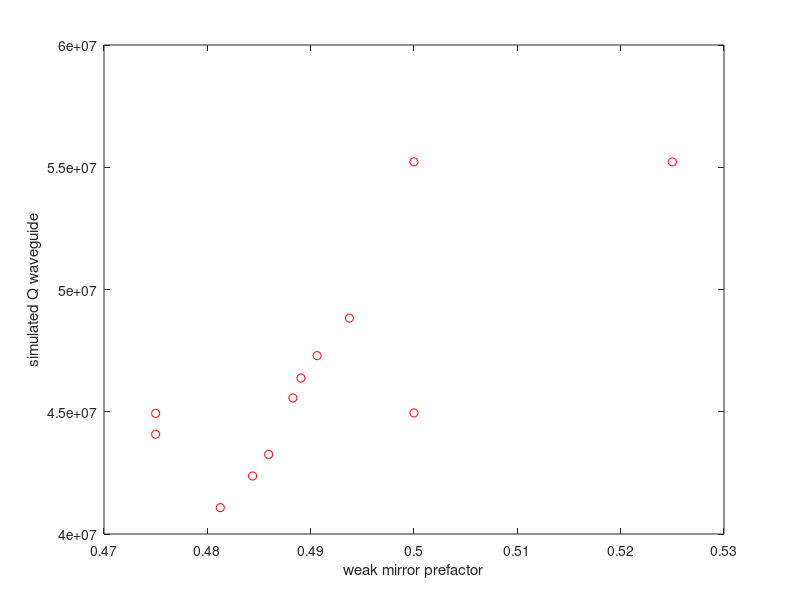
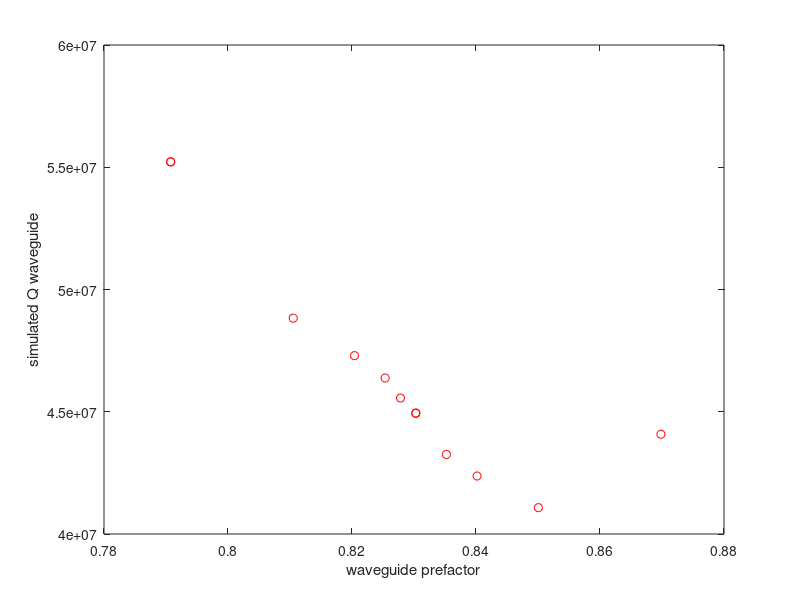
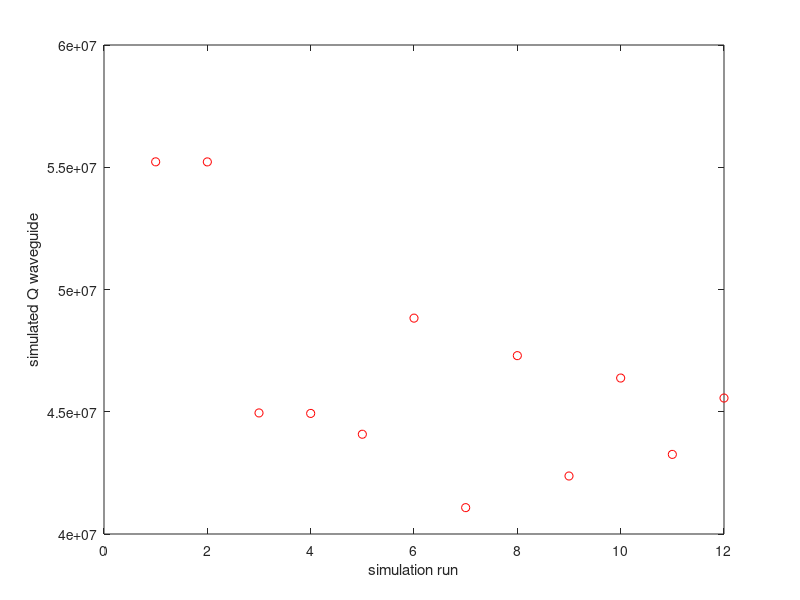
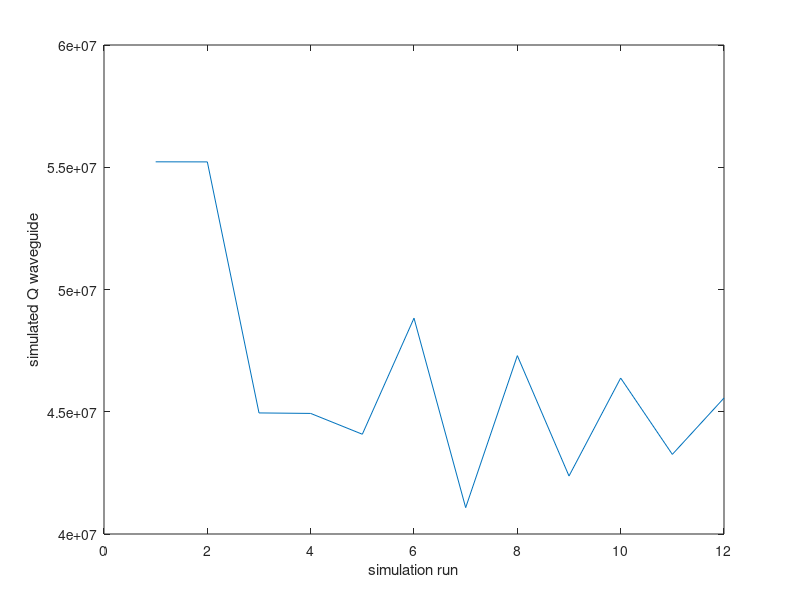

The MATLAB script that drew these images, in order:
% data analysis file for the resonance simulation data from waveguide
% solver 
clear; clc;
%% import and store the data from the txt file 
data = importdata("OptimizeListFull_with_waveguide_test_sweep_t3.csv");
weak_mirror_prefac = data(:,1);
sim_run = linspace(1,length(weak_mirror_prefac),length(weak_mirror_prefac));
waveguide_prefac = data(:,2); 
Q_sim = data(:,3);
Q_sc = data(:,4);
Q_wvg = data(:,5);
V_mode = data(:,6);
%% plot the Q 
figure; hold off;
plot(weak_mirror_prefac,Q_wvg,'ro');
xlabel("weak mirror prefactor"); ylabel("simulated Q waveguide");
%% plot the wavelength detune
figure; hold off;
plot(waveguide_prefac,Q_wvg,'ro');
xlabel("waveguide prefactor"); ylabel("simulated Q waveguide");
%% plot the Q_scatter
figure; hold off;
plot(sim_run,Q_wvg,'ro');
xlabel("simulation run"); ylabel("simulated Q waveguide");
%% plot the Q_waveguide
figure; hold off;
plot(sim_run,Q_wvg);
xlabel("simulation run"); ylabel("simulated Q waveguide");